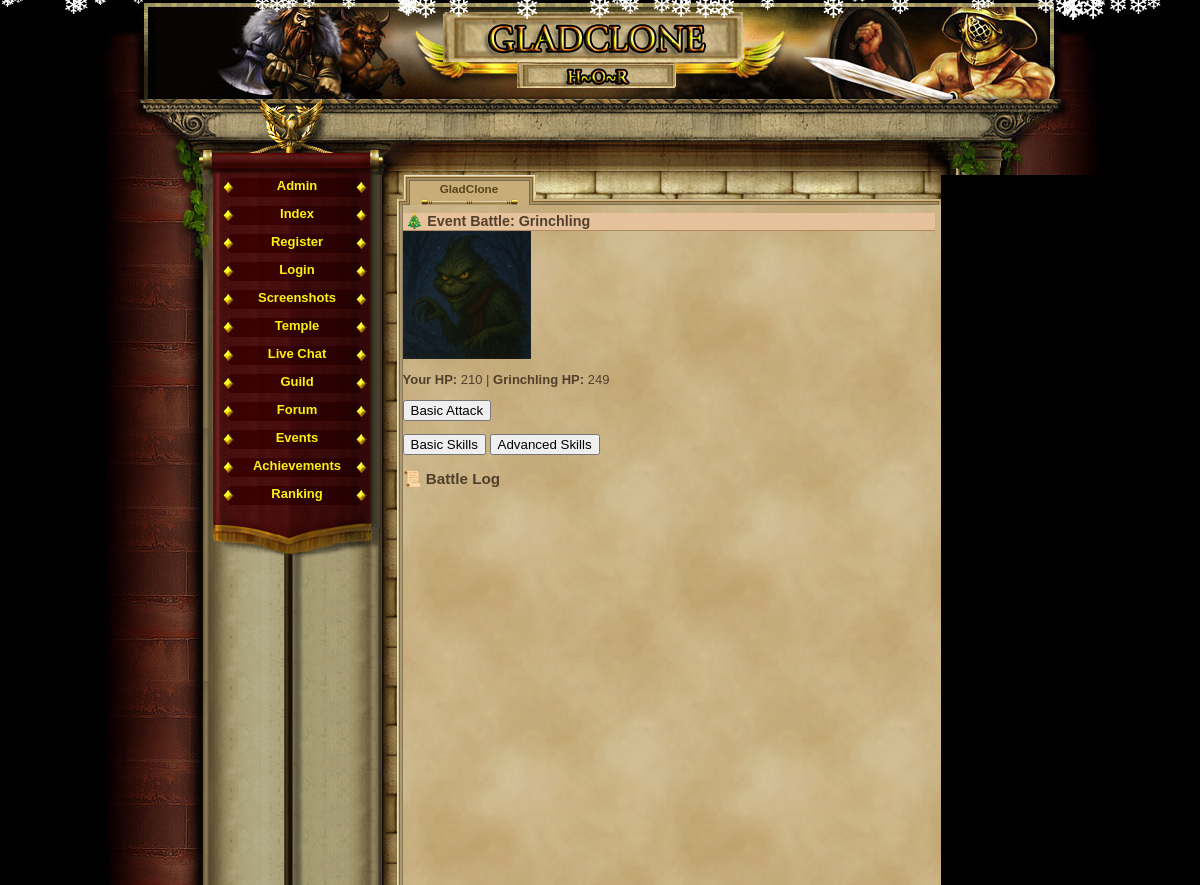
Page /event_battle.php (signed in) on the committed database.
### tables this page shows
CREATE TABLE `enemies` (
  `id` int(11) NOT NULL AUTO_INCREMENT,
  `name` varchar(100) DEFAULT NULL,
  `level` int(11) DEFAULT NULL,
  `min_hp` int(11) DEFAULT NULL,
  `max_hp` int(11) DEFAULT NULL,
  `min_dmg` int(11) DEFAULT NULL,
  `max_dmg` int(11) DEFAULT NULL,
  `xp_reward` int(11) DEFAULT NULL,
  `gold_reward` int(11) DEFAULT NULL,
  `image` varchar(100) DEFAULT NULL,
  `is_boss` tinyint(1) NOT NULL DEFAULT '0',
  `event_type` varchar(50) DEFAULT NULL,
  PRIMARY KEY (`id`)
);

### event_battle.php (the view, shortened to what this page needs)
<?php
require_once('var/ustawienia.php');
require_once('gora_strony.php');
require_once('menu_l.php');
$event_type = $_GET['event'] ?? 'christmas';
if (!isset($_SESSION['event_enemy'])) {
    $enemy = $conn->query("SELECT * FROM enemies WHERE event_type = '$event_type' ORDER BY RAND() LIMIT 1")->fetch_assoc();
}
$enemy = $_SESSION['event_enemy'];
$player_hp = $_SESSION['event_player_hp'];
$enemy_hp = $_SESSION['event_enemy_hp'];
$enemy_image = htmlspecialchars($enemy['image']);
?>
<h2><?= $event_type === 'halloween' ? '🎃' : '🎄' ?> Event Battle: <?= $enemy['name'] ?></h2>
<img src="images/enemies/<?= $enemy_image ?>" width="128"><br>
<p><strong>Your HP:</strong> <?= $player_hp ?> | <strong><?= $enemy['name'] ?> HP:</strong> <?= $enemy_hp ?></p>
<?php if ($enemy_hp > 0 && $player_hp > 0): ?>
    <form method="post">
        <button type="submit" name="action" value="basic">Basic Attack</button>
    </form>
    <button onclick="showTab('basic')">Basic Skills</button>
    <button onclick="showTab('advanced')">Advanced Skills</button>
<?php elseif ($enemy_hp <= 0): ?>
    <h3>🎉 You defeated <?= $enemy['name'] ?>!</h3>
    <form method="post"><button name="reset">Start New Battle</button></form>
<?php else: ?>
    <h3>💀 You were defeated.</h3>
    <form method="post"><button name="reset">Try Again</button></form>
<?php endif; ?>
<h3>📜 Battle Log</h3>

### game_05.css (style rules this page uses)
body, html { margin: 0; padding: 0; font-family:"Palatino Linotype", "Times New Roman", Times, serif; text-align: center; color: #513F2C; background-color: #000; font-size:16px; }
h2 { text-align:left; border-bottom:1px solid #b28b60; color:#513F2C; background-color:#e6c29c; margin:8px 0px 0px 0px; padding-left:3px; font-size:1.1em; }

### rows in the picture
enemies: name "Grinchling", image (picture)

### other values in the picture
$player_hp "210"
$enemy_hp "249"
